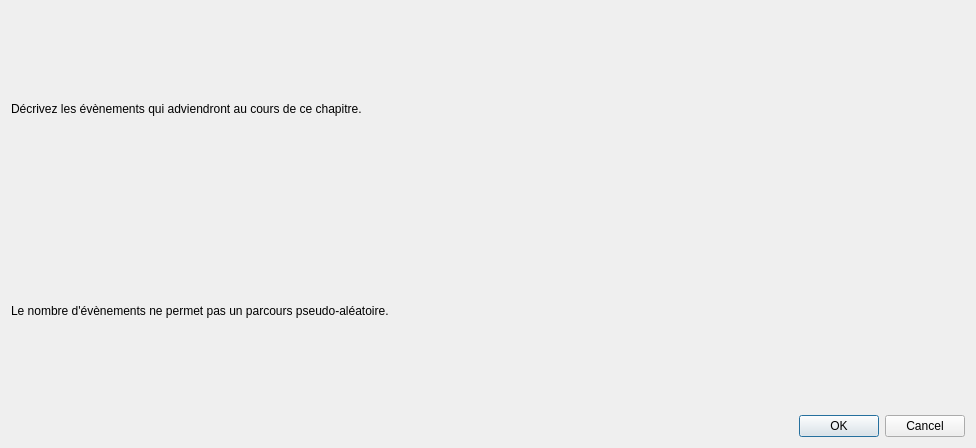
<?xml version="1.0" encoding="UTF-8"?>
<ui version="4.0">
 <class>PseudoRandomDialog</class>
 <widget class="QDialog" name="PseudoRandomDialog">
  <property name="geometry">
   <rect>
    <x>0</x>
    <y>0</y>
    <width>976</width>
    <height>448</height>
   </rect>
  </property>
  <property name="windowTitle">
   <string>Dialog</string>
  </property>
  <layout class="QGridLayout" name="gridLayout">
   <item row="0" column="0">
    <layout class="QVBoxLayout" name="verticalLayout">
     <item>
      <widget class="QLabel" name="label">
       <property name="text">
        <string>Décrivez les évènements qui adviendront au cours de ce chapitre.</string>
       </property>
      </widget>
     </item>
     <item>
      <layout class="QVBoxLayout" name="eventsLayout"/>
     </item>
     <item>
      <widget class="QLabel" name="label_2">
       <property name="text">
        <string>Le nombre d'évènements ne permet pas un parcours pseudo-aléatoire.</string>
       </property>
      </widget>
     </item>
     <item>
      <widget class="QDialogButtonBox" name="buttonBox">
       <property name="enabled">
        <bool>true</bool>
       </property>
       <property name="orientation">
        <enum>Qt::Horizontal</enum>
       </property>
       <property name="standardButtons">
        <set>QDialogButtonBox::Cancel|QDialogButtonBox::Ok</set>
       </property>
      </widget>
     </item>
    </layout>
   </item>
  </layout>
 </widget>
 <resources/>
 <connections>
  <connection>
   <sender>buttonBox</sender>
   <signal>accepted()</signal>
   <receiver>PseudoRandomDialog</receiver>
   <slot>accept()</slot>
   <hints>
    <hint type="sourcelabel">
     <x>248</x>
     <y>254</y>
    </hint>
    <hint type="destinationlabel">
     <x>157</x>
     <y>274</y>
    </hint>
   </hints>
  </connection>
  <connection>
   <sender>buttonBox</sender>
   <signal>rejected()</signal>
   <receiver>PseudoRandomDialog</receiver>
   <slot>reject()</slot>
   <hints>
    <hint type="sourcelabel">
     <x>316</x>
     <y>260</y>
    </hint>
    <hint type="destinationlabel">
     <x>286</x>
     <y>274</y>
    </hint>
   </hints>
  </connection>
 </connections>
</ui>
